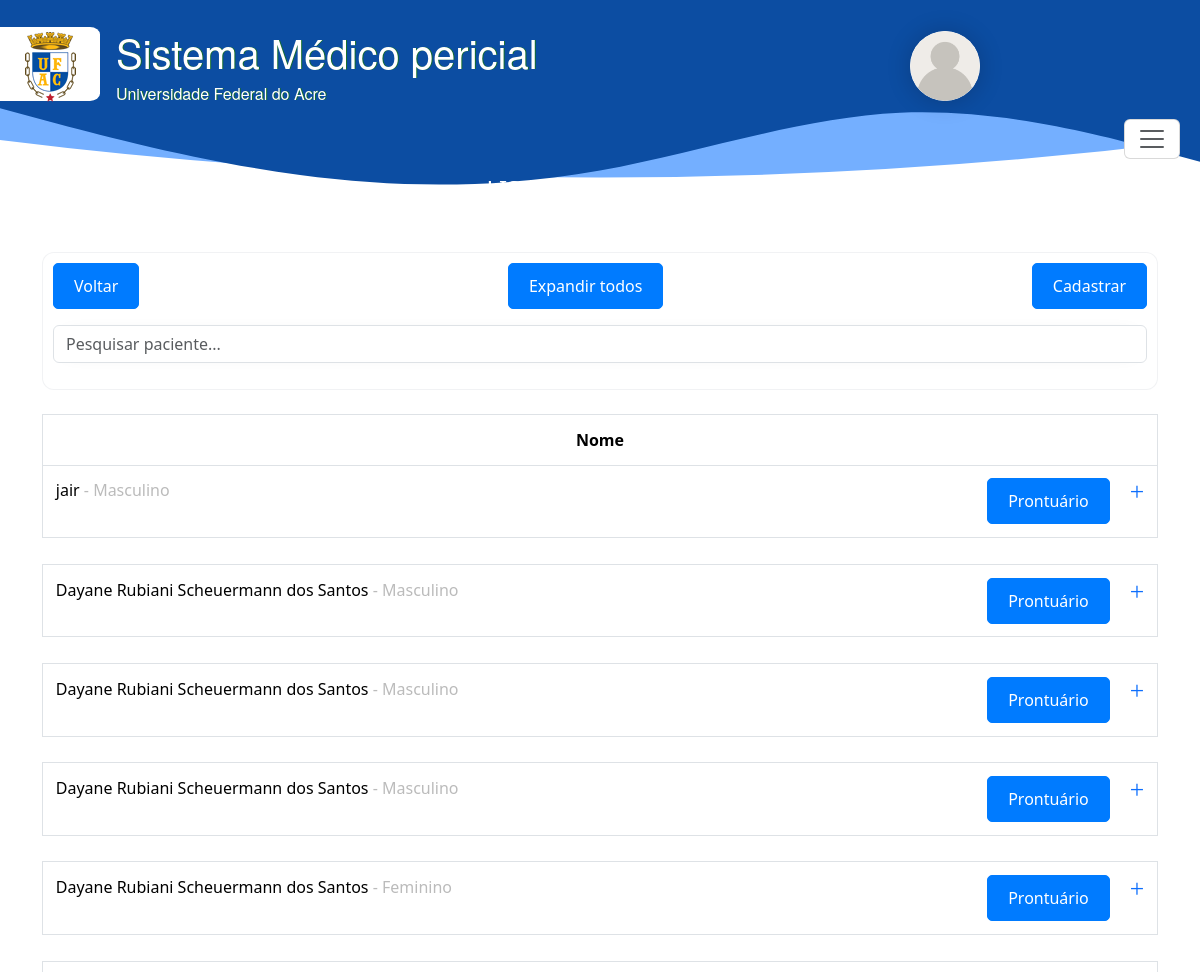
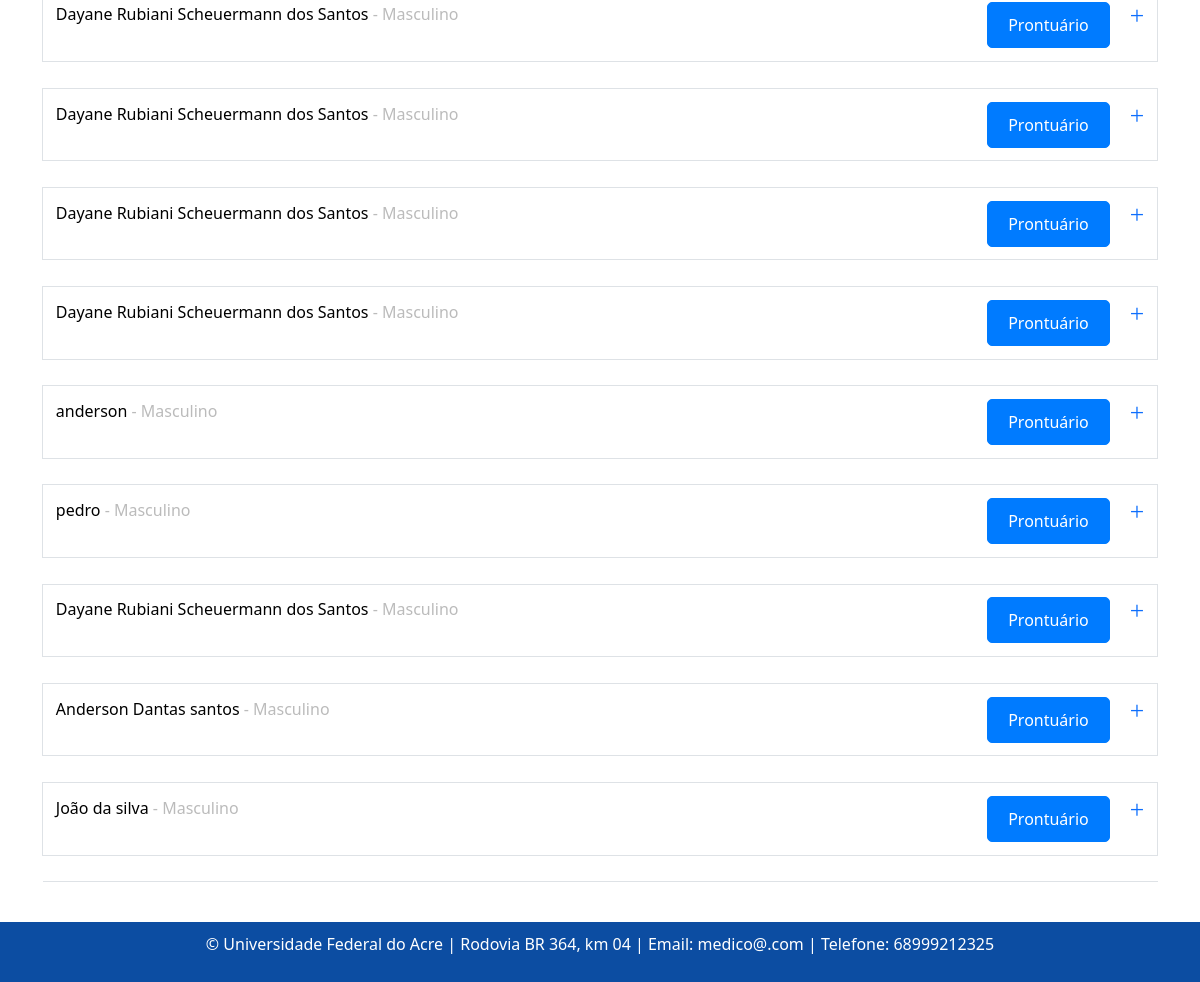
The page /pacientes/ (signed in) on the database as committed earlier (2 pictures, top to bottom).
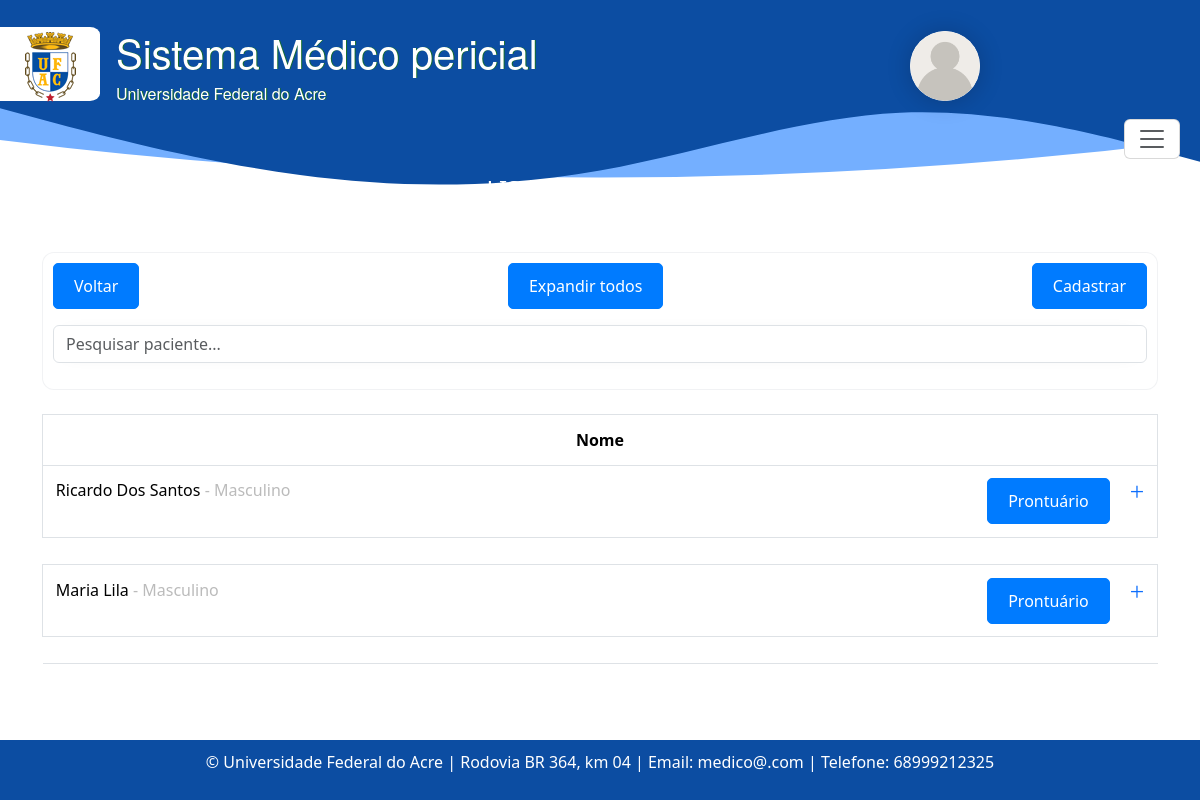
The same page on the database as committed later.
### consulta/models.py (models this page shows, shortened)
class Paciente(models.Model):
    nome = models.CharField(max_length=100)
    data_nascimento = models.DateField(verbose_name='Data de Nascimento', validators=[data_nasc_valida], blank=True, null=True)
    email = models.EmailField(blank=True, null=True)
    rg = models.CharField(max_length=20, blank=True, null=True)
    cpf = models.CharField(max_length=14, validators=[validate_cpf, MinLengthValidator(11)])
    sexo = models.CharField(max_length=1, choices=[('M', 'Masculino'), ('F', 'Feminino')])
    matricula = models.CharField(max_length=20)
    TIPO_PACIENTE_CHOICES = [
        ('Aluno', 'Aluno'),
        ('Servidor', 'Servidor'),
        ('Outro', 'Outro'),
    ]
    tipo_paciente = models.CharField(max_length=20, choices=TIPO_PACIENTE_CHOICES)
    cargo_funcao = models.CharField(max_length=50, default='', blank=True, null=True)
    cep = models.CharField(max_length=9, blank=True, null=True)
    cidade = models.CharField(max_length=50, blank=True, null=True)
    bairro = models.CharField(max_length=50, default='', blank=True, null=True)
    uf = models.CharField('UF', max_length=2, choices=UF_CHOICE, default='AC', blank=True, null=True)
    numero = models.CharField(max_length=10, blank=True, null=True)
    ddd_telefone = models.CharField(max_length=8)
    complemento = models.CharField(max_length=100, blank=True, null=True, default='')  # Adicionando o valor padrão aqui

### consulta/views.py (the view)
# urls.py: path('pacientes/', listar_pacientes, name= 'pacienteListagem' ),
@login_required
def listar_pacientes(request):
    pacientes = Paciente.objects.all()
    form = PacienteForm()
    return render(request, 'consultas/listagem_pacientes.html', {'pacientes': pacientes, 'form': form})

### consulta/forms.py (shortened to what this page needs)
class PacienteForm(forms.ModelForm):
    class Meta:
        model = Paciente
        fields = '__all__'
        labels = {
            'data_nascimento': 'Data de Nascimento',
            'tipo_paciente': 'Tipo de Paciente',
            'cargo_funcao': 'Cargo/Função',
            'ddd_telefone': 'DDD Telefone',
        }
        widgets = {
            'sexo': forms.Select(choices=[('M', 'Masculino'), ('F', 'Feminino')]),
            'tipo_paciente': forms.Select(choices=Paciente.TIPO_PACIENTE_CHOICES),
        }
    def __init__(self, *args, **kwargs):
        super(PacienteForm, self).__init__(*args, **kwargs)
        for f in self.fields:
            self.fields[f].widget.attrs['class'] = 'form-control'

### templates/consultas/listagem_pacientes.html (shortened to what this page needs)
{% extends 'base.html' %}
{% block content %}
  <h4 class="text-center mb-5 text-white">LISTA DE PACIENTES</h4>
  <div class="mb-4" id="glass">
    <div class="d-flex justify-content-between pb-3">
      <a class="btn btn-primary" href="{% url 'home' %}">Voltar</a>
      <a href="#" class="btn btn-primary btn-expand-all">Expandir todos</a>
      <button class="btn btn-primary" href="#" data-bs-toggle="modal" data-bs-target="#cadastroModal">Cadastrar</button>
    </div>
    <div class="input-group mb-3">
      <input type="text" class="form-control" placeholder="Pesquisar paciente..." id="searchInput" />
    </div>
  </div>
  <table class="table table-bordered table-sm" id="border-none">
    <thead>
      <tr>
        <th colspan="7" style="text-align: center;">Nome</th>
      </tr>
    </thead>
    <tbody class="collapse-table">
      {% for paciente in pacientes %}
        <tr data-bs-toggle="collapse" data-bs-target="#collapse{{ forloop.counter }}" aria-expanded="false" aria-controls="collapse{{ forloop.counter }}">
          <td class="paciente-nome" colspan="3">
            {{ paciente.nome }}
            <span style="color: #bbbbbb">- {{ paciente.get_sexo_display }}</span>
            <a href="{% url 'prontuario_medico' paciente.id %}" class="btn btn-primary btn-prontuario" style="display: block; float: right; margin-right: 20px;">Prontuário</a>
          </td>
        </tr>
        <tr>
          <td colspan="3" style="border: transparent;">
          </td>
        </tr>
      {% endfor %}
    </tbody>
  </table>
{% endblock %}

Rows that differ between the two databases and show on the page:
removed Paciente: nome "jair", sexo "Masculino"
removed Paciente: nome "Dayane Rubiani Scheuermann dos Santos", sexo "Masculino"
removed Paciente: nome "Dayane Rubiani Scheuermann dos Santos", sexo "Masculino"
removed Paciente: nome "Dayane Rubiani Scheuermann dos Santos", sexo "Masculino"
removed Paciente: nome "Dayane Rubiani Scheuermann dos Santos", sexo "Feminino"
removed Paciente: nome "Dayane Rubiani Scheuermann dos Santos", sexo "Masculino"
removed Paciente: nome "Dayane Rubiani Scheuermann dos Santos", sexo "Masculino"
removed Paciente: nome "Dayane Rubiani Scheuermann dos Santos", sexo "Masculino"
removed Paciente: nome "Dayane Rubiani Scheuermann dos Santos", sexo "Masculino"
removed Paciente: nome "anderson", sexo "Masculino"
removed Paciente: nome "pedro", sexo "Masculino"
removed Paciente: nome "Dayane Rubiani Scheuermann dos Santos", sexo "Masculino"
removed Paciente: nome "Anderson Dantas santos", sexo "Masculino"
removed Paciente: nome "João da silva", sexo "Masculino"
added Paciente: nome "Ricardo Dos Santos", sexo "Masculino"
added Paciente: nome "Maria Lila", sexo "Masculino"
